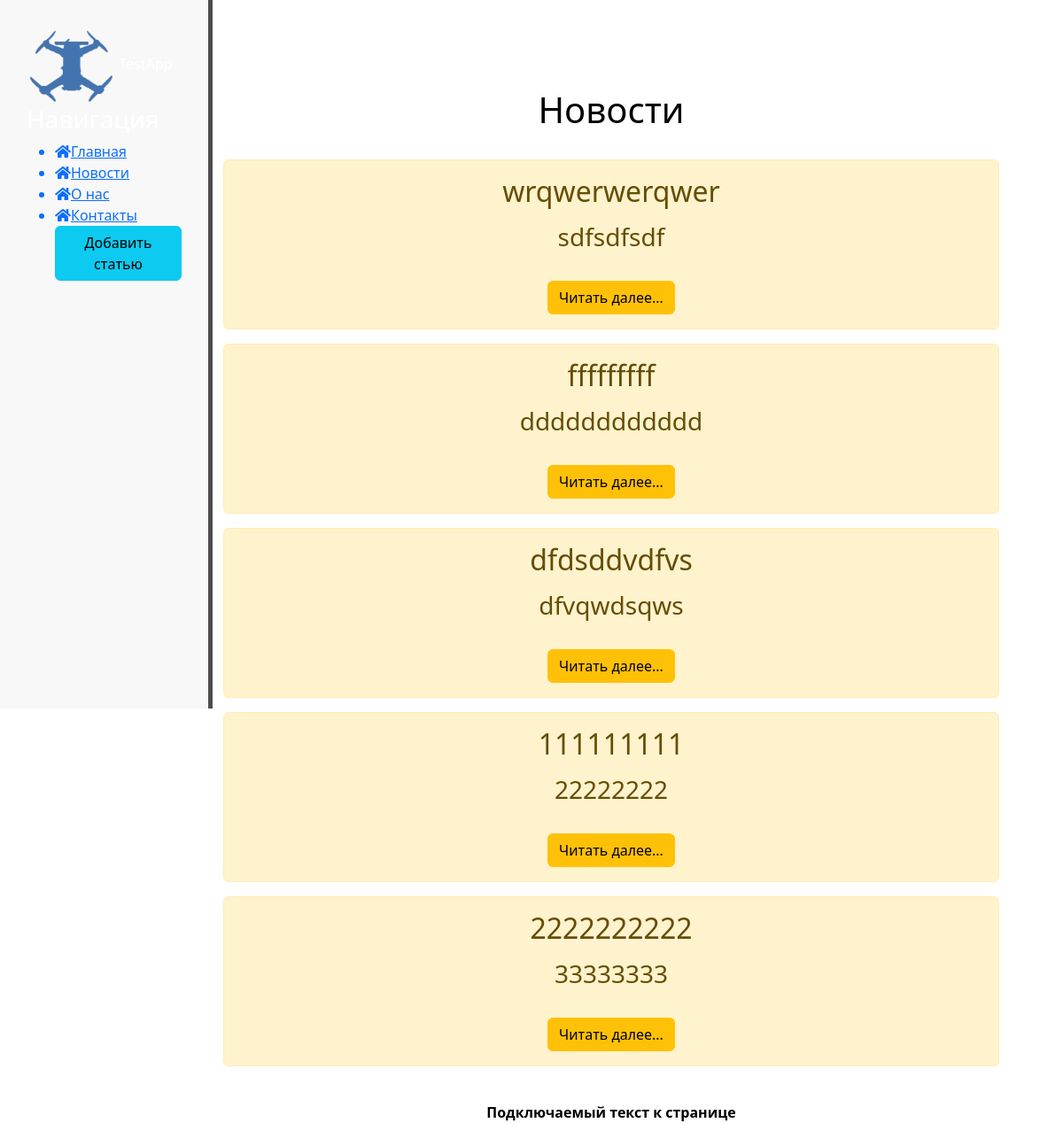
The page /news/ on the database as committed earlier.
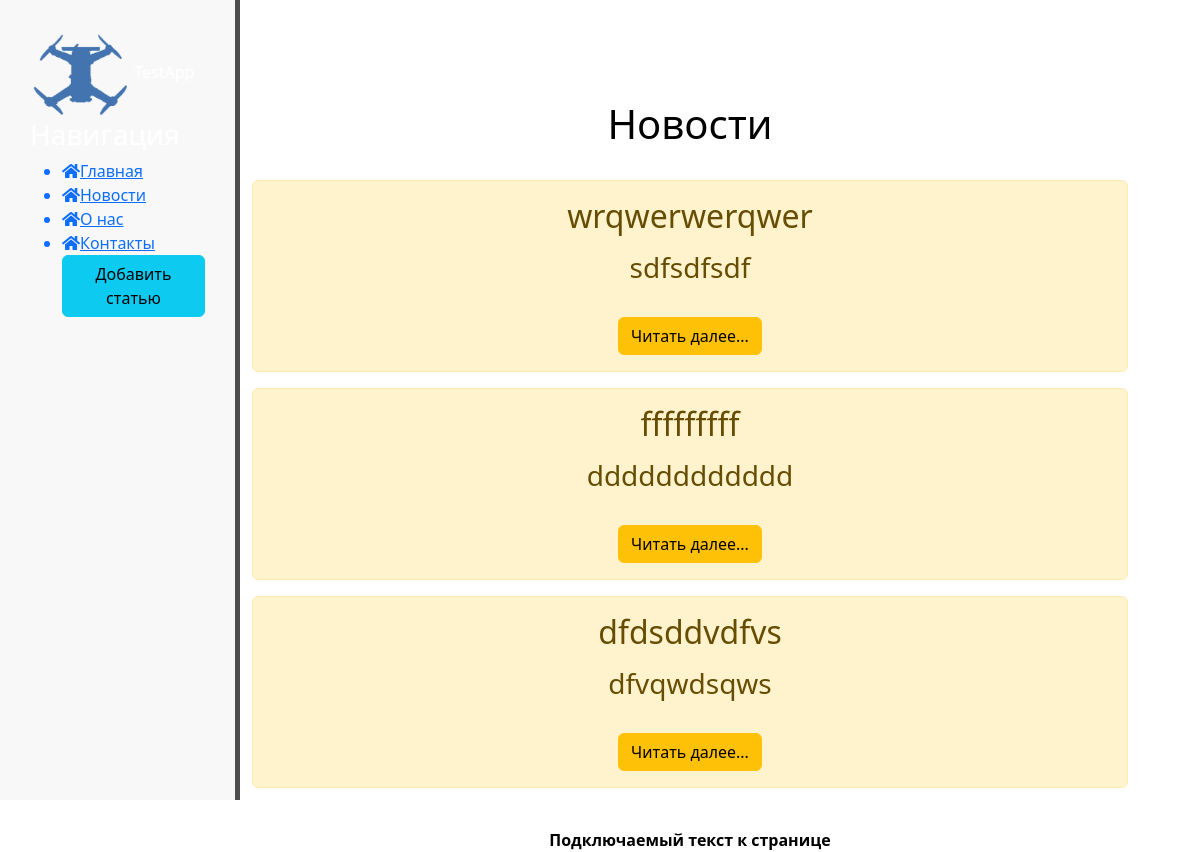
The same page on the database as committed later.
### news/models.py (models this page shows, shortened)
class Articles(models.Model):
    title = models.CharField('Название', max_length=75)
    anons = models.CharField('Анонс', max_length=250)
    full_text = models.TextField('Статья', max_length=50000)
    date = models.DateTimeField('Дата публикации')
    class Meta:
        verbose_name = 'Новость'
        verbose_name_plural = 'Новости'

### news/views.py (the view)
# urls.py: path('', views.news_home, name='news_home'),
def news_home(request):
    news = Articles.objects.order_by('-date')[:5]
    return render(request, 'news/news_home.html', {'news': news})

### news/templates/news/news_home.html (shortened to what this page needs)
{% extends 'main/layout.html' %}
{% block content %}
        <h1>Новости</h1>
        <br>
        {% if news %}
                {% for i in news %}
                        <div class="alert alert-warning">
                                <h2>{{ i.title }}</h2>
                                <p>
                                <h3>{{ i.anons }}</h3>
                                <br>
                                <a href="{% url 'news-detail' i.id %}" class="btn btn-warning">Читать далее...</a>
                        </div>
                {% endfor %}
        {% else %}
                <p>Нет новостей</p>
        {% endif %}
{% endblock %}

### main/templates/main/layout.html (shortened to what this page needs)
{% load static %}
<!doctype html>
<html lang="en">
<head>
    <link rel="stylesheet" href="https://cdn.jsdelivr.net/npm/bootstrap@5.2.3/dist/css/bootstrap.min.css">
    <link rel="stylesheet" href="https://use.fontawesome.com/releases/v5.8.2/css/all.css">
    <link href="{% static 'main/css/main.css' %}" rel="stylesheet">
</head>
<body>
    <sidebar>
        <img src="{% static 'main/img/logo.png' %}" width="100" alt="Logo">
        <span class="Logo">TestApp</span>
        <h3>Навигация</h3>
        <ul>
            <a href="{% url 'home' %}"><li><i class="fas fa-home"></i>Главная</li></a>
            <a href="{% url 'news_home' %}"><li><i class="fas fa-home"></i>Новости</li></a>
            <a href="{% url 'about' %}"><li><i class="fas fa-home"></i>О нас</li></a>
            <a href="{% url 'contacts' %}"><li><i class="fas fa-home"></i>Контакты</li></a>
            <a href="{% url 'create' %}"><button class="btn btn-info">Добавить статью</button></a>
        </ul>
    </sidebar>
    <main>
        <div class="features">
            <div class="container">
                {% block content %}
                {% endblock %}
                <br>
                {% include 'main/include_file.html' %}
            </div>
        </div>
    </main>
</body>
</html>

### main/templates/main/include_file.html
<b>Подключаемый текст к странице</b>

### main/static/main/css/main.css (style rules this page uses)
sidebar { float: left; background: #f8f8f8; width: 20%; padding: 2.5%; height: 100vh; color: #fff; border-right: 5px solid #4d4d4d; }
main .features { float: left; color: black; margin-top: 100px; text-align: center; width: 75%; }

Rows that differ between the two databases and show on the page:
removed Articles: title "111111111", anons "22222222"
removed Articles: title "2222222222", anons "33333333"
